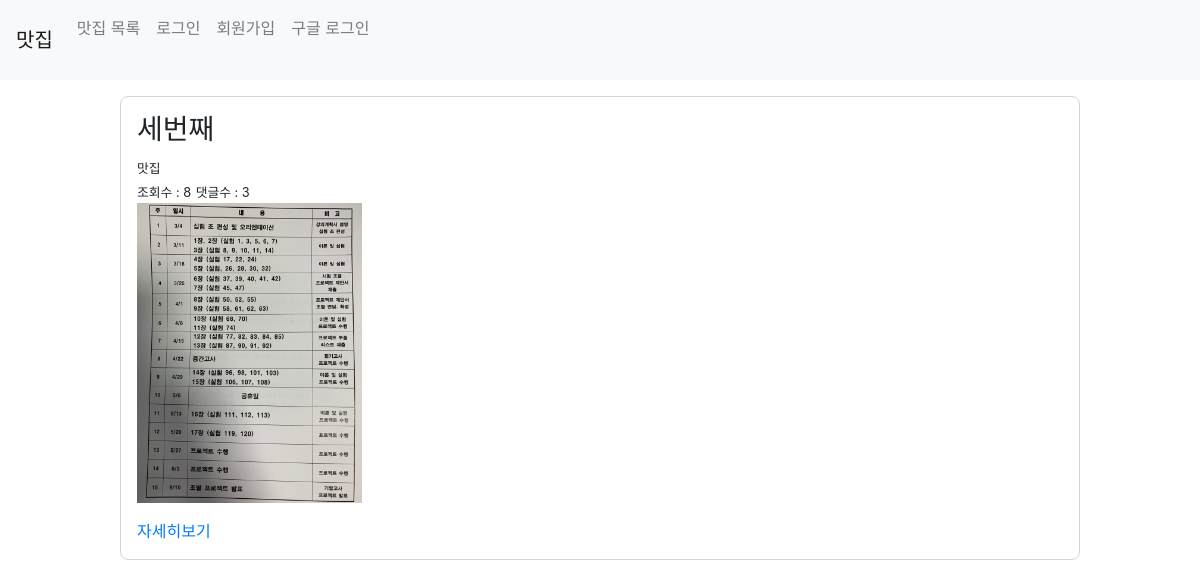
The page / on the database its author committed.
### blog/models.py (models this page shows, shortened)
class Portfolio(models.Model):
    가게명 = models.CharField(max_length=200)
    주소 = models.CharField(max_length=400)
    image = models.ImageField(upload_to='images/')
    post_hit = models.PositiveIntegerField(default=0)
    approved_comment = models.BooleanField(default=False)

### blog/views.py (the view)
# urls.py: path('', views.index, name='index'),
def index(request):
    blogs = Portfolio.objects.all()
    return render(request, 'index.html', {'blogs' : blogs})

### blog/templates/index.html (shortened to what this page needs)
{% extends 'base.html' %}
        {% block content %}
        <div class="matzip_list">
            {% for blog in blogs.all %}
            {% if blog.approved_comment %}
            <div class="matzip">
                <h3>{{ blog.가게명 }}</h3>
                <small>{{ blog.주소 }}</small><br>
                <small>조회수 : {{ blog.post_hit }}</small>
                <small>댓글수 : {{ blog.com.count }}</small>
                <br>
                <p><img src="{{ blog.image.url }}" style="height: 300px;"></p>
                    <a href="{% url 'detail' blog.id %}">자세히보기</a> &emsp;
            </div>
            {% endif %}
            {% endfor %}
        </div>
        {% endblock %}

### blog/templates/base.html (style rules this page uses)
.matzip_list { margin: 1rem 7rem; }
.matzip_list .matzip { margin: 0.5rem; padding:1rem; border-radius: 0.5em; border: 1.5px solid rgb(213, 213, 213); }

### rows shown on the page
Portfolio: 가게명 "세번째", 주소 "맛집", post_hit "8", com.count "3", image (picture)
